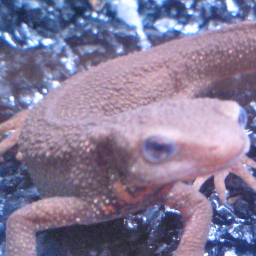
#> input picture Q1_Q10/imori.jpg, 256 x 256 px
$ python Q5.py
#> lines starting #> are read from the running program, lines starting #| are printed output that depends on the picture; after the words box and inside, x2 and y2 are one past the last pixel; in counts of white or black regions, pixels touching at a corner belong together
#> further down, img_original is the input picture: shape (256, 256, 3); mean B, G, R 152.1, 122.3, 133.4
# ##############################################################################
# Q5 : HSV conversion
# H(Hue) : classification of color using 1 to 360
# S(Saturation) : Vividness of color
# V(Value) : Brightness of color
# I can't write this program well.
# I will skip this question. If you(you are me in the future) feel like, you will
# try this question again.
# ##############################################################################

# ******************************************************************************
# ------------------------------------------------------------------------------
# my code
# ------------------------------------------------------------------------------
import cv2
import numpy as np

def hsv(img):
    img = img.astype(np.float64)
    B = img[:, :, 0]
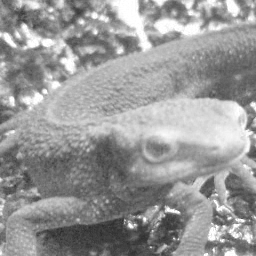
#> B: shape (256, 256) float64; min 42, max 255, mean 152.1
    G = img[:, :, 1]
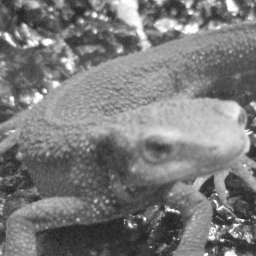
#> G: shape (256, 256) float64; min 30, max 255, mean 122.3
    R = img[:, :, 2]
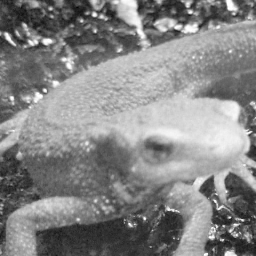
#> R: shape (256, 256) float64; min 5, max 255, mean 133.4

    Max = np.maximum(R  ,G)
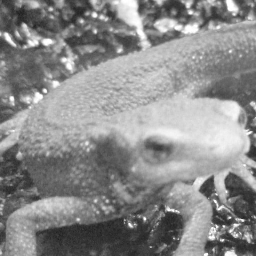
#> Max: shape (256, 256) float64; min 30, max 255, mean 138.5
    Max = np.maximum(Max,B)
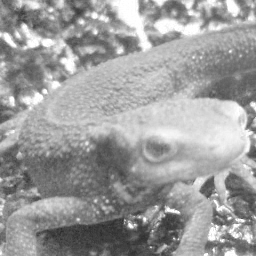
#> Max: shape (256, 256) float64; min 42, max 255, mean 156.3
    Min = np.minimum(R  ,G)
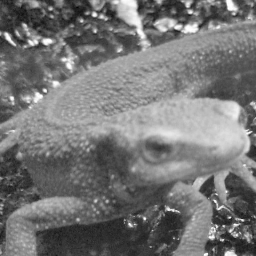
#> Min: shape (256, 256) float64; min 5, max 255, mean 117.2
    Min = np.minimum(Min,B)

    # Convert RGB to HSV
    V = Max

    S = Max - Min
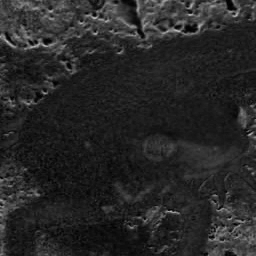
#> S: shape (256, 256) float64; min 0, max 191, mean 39.1

    H = Max
    H[np.where(Min == Max)] = 0
#> H: shape (256, 256) float64; 0.01% of pixels changed, all inside (x1, y1, x2, y2) = (38, 4, 232, 228)
#> (the run stopped early here; a loop or call above may not have finished)
